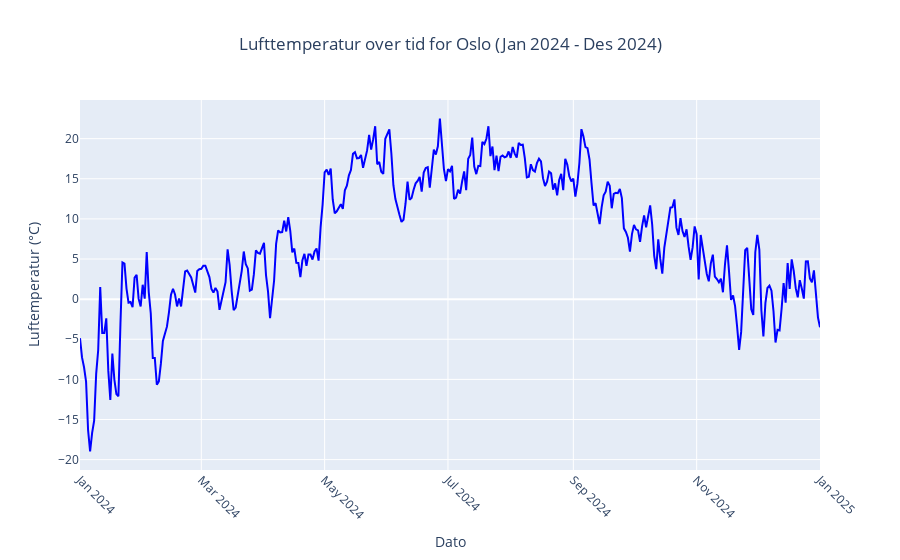

Write notebook code for a chart like this one.
### Code cell
def plot_Temperature(city_name, file_path):

    city_data, error = gjør_klar_data(city_name, file_path)

    if error:
        print(error)
        return None

    city_data['Date'] = city_data["Tid(norsk normaltid)"].dt.date
    daily_avg_temp = city_data.groupby('Date')['Lufttemperatur'].mean().reset_index()
    daily_avg_temp['Date'] = pd.to_datetime(daily_avg_temp['Date'])
    
    fig = px.line(daily_avg_temp, x='Date', y='Lufttemperatur', 
                 title=f'Lufttemperatur over tid for {city_name} (Jan 2024 - Des 2024)',
                 labels={'Lufttemperatur': 'Temperatur (°C)', 'Date': 'Tid'},
                 line_shape='linear', color_discrete_sequence=['blue'])
    
    fig.update_layout(
        xaxis_title="Dato",
        yaxis_title="Luftemperatur (°C)",
        xaxis_tickangle=45,
        showlegend=False,
        title_x=0.5,  # Sentrer tittelen 
        #bargap=0.1    
    )
    
    fig.show()
    
plot_Temperature(city_name, filepath)

### Figure 1 — Plotly figure (JSON) as saved in the notebook; plotly's stock layout.template omitted (floating-point values rounded to 4 significant figures; data arrays with more than 128 entries replaced by an {"elided": "..."} marker saying what was removed)
{"data": [{"hovertemplate": "Tid=%{x}<br>Temperatur (°C)=%{y}<extra></extra>", "legendgroup": "", "line": {"color": "blue", "dash": "solid", "shape": "linear"}, "marker": {"symbol": "circle"}, "mode": "lines", "name": "", "orientation": "v", "showlegend": false, "type": "scatter", "x": {"elided": "367 str values"}, "xaxis": "x", "y": {"elided": "367 float values"}, "yaxis": "y"}], "layout": {"legend": {"tracegroupgap": 0}, "showlegend": false, "title": {"text": "Lufttemperatur over tid for Oslo (Jan 2024 - Des 2024)", "x": 0.5}, "xaxis": {"anchor": "y", "domain": [0, 1], "tickangle": 45, "title": {"text": "Dato"}}, "yaxis": {"anchor": "x", "domain": [0, 1], "title": {"text": "Luftemperatur (°C)"}}}}
